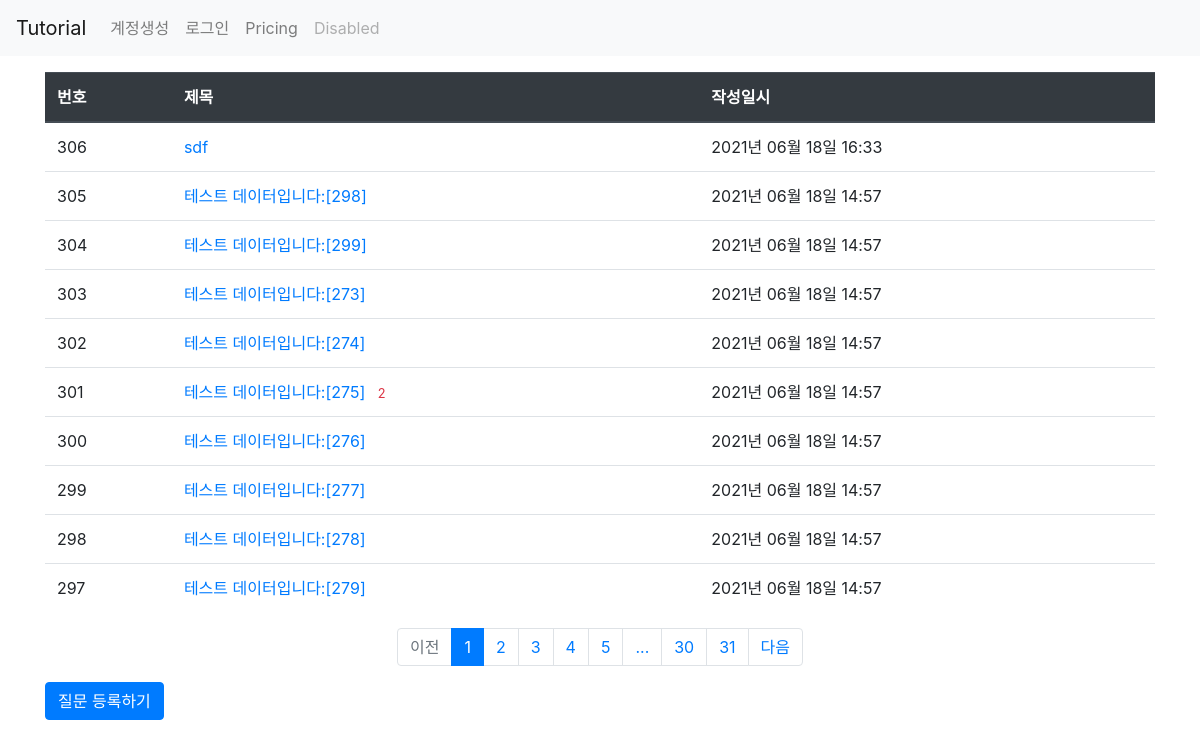
The page /question/list on the database its author committed.
### app/models.py (models this page shows, shortened)
class Question(db.Model):
    id = db.Column(db.Integer, primary_key=True)
    subject = db.Column(db.String(200), nullable=False)
    content = db.Column(db.Text(), nullable=False)
    create_date = db.Column(db.DateTime(), nullable=False)

### app/views/question_views.py (the view)
@bp.route('/list')
def _list():
    page = request.args.get('page', type=int, default=1)
    question_list = Question.query.order_by(Question.create_date.desc())
    question_list = question_list.paginate(page, per_page=10)
    return render_template('question/question_list.html', question_list=question_list)

### app/filter.py (called while the page is built)
def format_datetime(value, fmt='%Y년 %m월 %d일 %H:%M'):
    return value.strftime(fmt)

### app/templates/question/question_list.html
{% extends 'base.html' %}
{% block content %}
<div class="container my-3">
    <table class="table">
        <thead>
            <tr class="thead-dark">
                <th>번호</th>
                <th>제목</th>
                <th>작성일시</th>
            </tr>
        </thead>
        <tbody>
            {% if question_list %}
            {% for question in question_list.items %}
            <tr>
                <td>{{ question_list.total - ((question_list.page -1) * question_list.per_page) - loop.index0 }}</td>
                <td>
                    <a href="{{ url_for('question.detail', question_id=question.id) }}">{{ question.subject }}</a>
                    {% if question.answer_set|length > 0 %}
                    <span class="text-danger small ml-2">{{ question.answer_set|length }}</span>
                    {% endif %}
                </td>
                <td>{{ question.create_date|datetime }}</td>
                {% endfor %}
                {% else %}
            <tr>
                <td colspan="3">질문이 없습니다.</td>
            </tr>
            </tr>
            {% endif %}
        </tbody>
    </table>
        <ul class="pagination justify-content-center">
            {% if question_list.has_prev %}
            <li class="page-item">
                <a class="page-link" href="?page={{ question_list.pre_num }}">이전</a>
            </li>
            {% else %}
            <li class="page-item disabled">
                <a class="page-link" href="#" tabindex="-1" aria-disabled="true">이전</a>
            </li>
            {% endif %}
            {% for page_num in question_list.iter_pages() %}
                {% if page_num %}
                {% if page_num != question_list.page %}
                <li class="page-item">
                    <a class="page-link" href="?page={{ page_num }}">{{ page_num }}</a>
                </li>
                {% else %}
                <li class="page-item active" aria-current="page">
                    <a class="page-link" href="#">{{ page_num }}</a>
                </li>
                {% endif %}
            {% else %}
                <li class="page-item">
                    <a class="page-link" href="#">...</a>
                </li>
            {% endif %}
            {% endfor %}
            {% if question_list.has_next %}
            <li class="page-item">
                <a class="page-link" href="?page={{ question_list.next_num }}">다음</a>
            </li>
            {% else %}
            <li class="page-item disabled">
                <a class="page-link" href="#" tabindex="-1" aria-disabled="true">다음</a>
            </li>
            {% endif %}
        </ul>
    <a class="btn btn-primary" href="{{ url_for('question.create') }}">질문 등록하기</a>
</div>
{% endblock %}

### app/templates/base.html (shortened to what this page needs)
<!DOCTYPE html>
<html lang="en">
<head>
    <link rel="stylesheet" href="https://cdn.jsdelivr.net/npm/bootstrap@4.5.3/dist/css/bootstrap.min.css">
</head>
<body>
    {% include 'navbar.html' %}
    {% block content %}
    {% endblock content %}
</body>
</html>

### app/templates/navbar.html (shortened to what this page needs)
<nav class="navbar navbar-expand-lg navbar-light bg-light">
    <a class="navbar-brand" href="{{ url_for('main.index') }}">Tutorial</a>
    <div class="collapse navbar-collapse" id="navbarNav">
        <ul class="navbar-nav">
            <li class="nav-item">
                <a class="nav-link" href="{{ url_for('auth.signup') }}">계정생성</a>
            </li>
            <li class="nav-item">
                <a class="nav-link" href="">로그인</a>
            </li>
            <li class="nav-item">
                <a class="nav-link" href="#">Pricing</a>
            </li>
            <li class="nav-item">
                <a class="nav-link disabled" href="#" tabindex="-1" aria-disabled="true">Disabled</a>
            </li>
        </ul>
    </div>
</nav>

### rows shown on the page
Question: id "306", subject "sdf", create_date "2021년 06월 18일 16:33"
Question: total "305", subject "테스트 데이터입니다:[298]", create_date "2021년 06월 18일 14:57"
Question: total "304", subject "테스트 데이터입니다:[299]", create_date "2021년 06월 18일 14:57"
Question: total "303", subject "테스트 데이터입니다:[273]", create_date "2021년 06월 18일 14:57"
Question: total "302", subject "테스트 데이터입니다:[274]", create_date "2021년 06월 18일 14:57"
Question: total "301", subject "테스트 데이터입니다:[275]", answer_set|length "2", create_date "2021년 06월 18일 14:57"
Question: total "300", subject "테스트 데이터입니다:[276]", create_date "2021년 06월 18일 14:57"
Question: total "299", subject "테스트 데이터입니다:[277]", create_date "2021년 06월 18일 14:57"
Question: total "298", subject "테스트 데이터입니다:[278]", create_date "2021년 06월 18일 14:57"
Question: total "297", subject "테스트 데이터입니다:[279]", create_date "2021년 06월 18일 14:57"

### other values the page prints
{{ page_num }} "1"
{{ page_num }} "2" "3" "4" "5" "30" "31"
